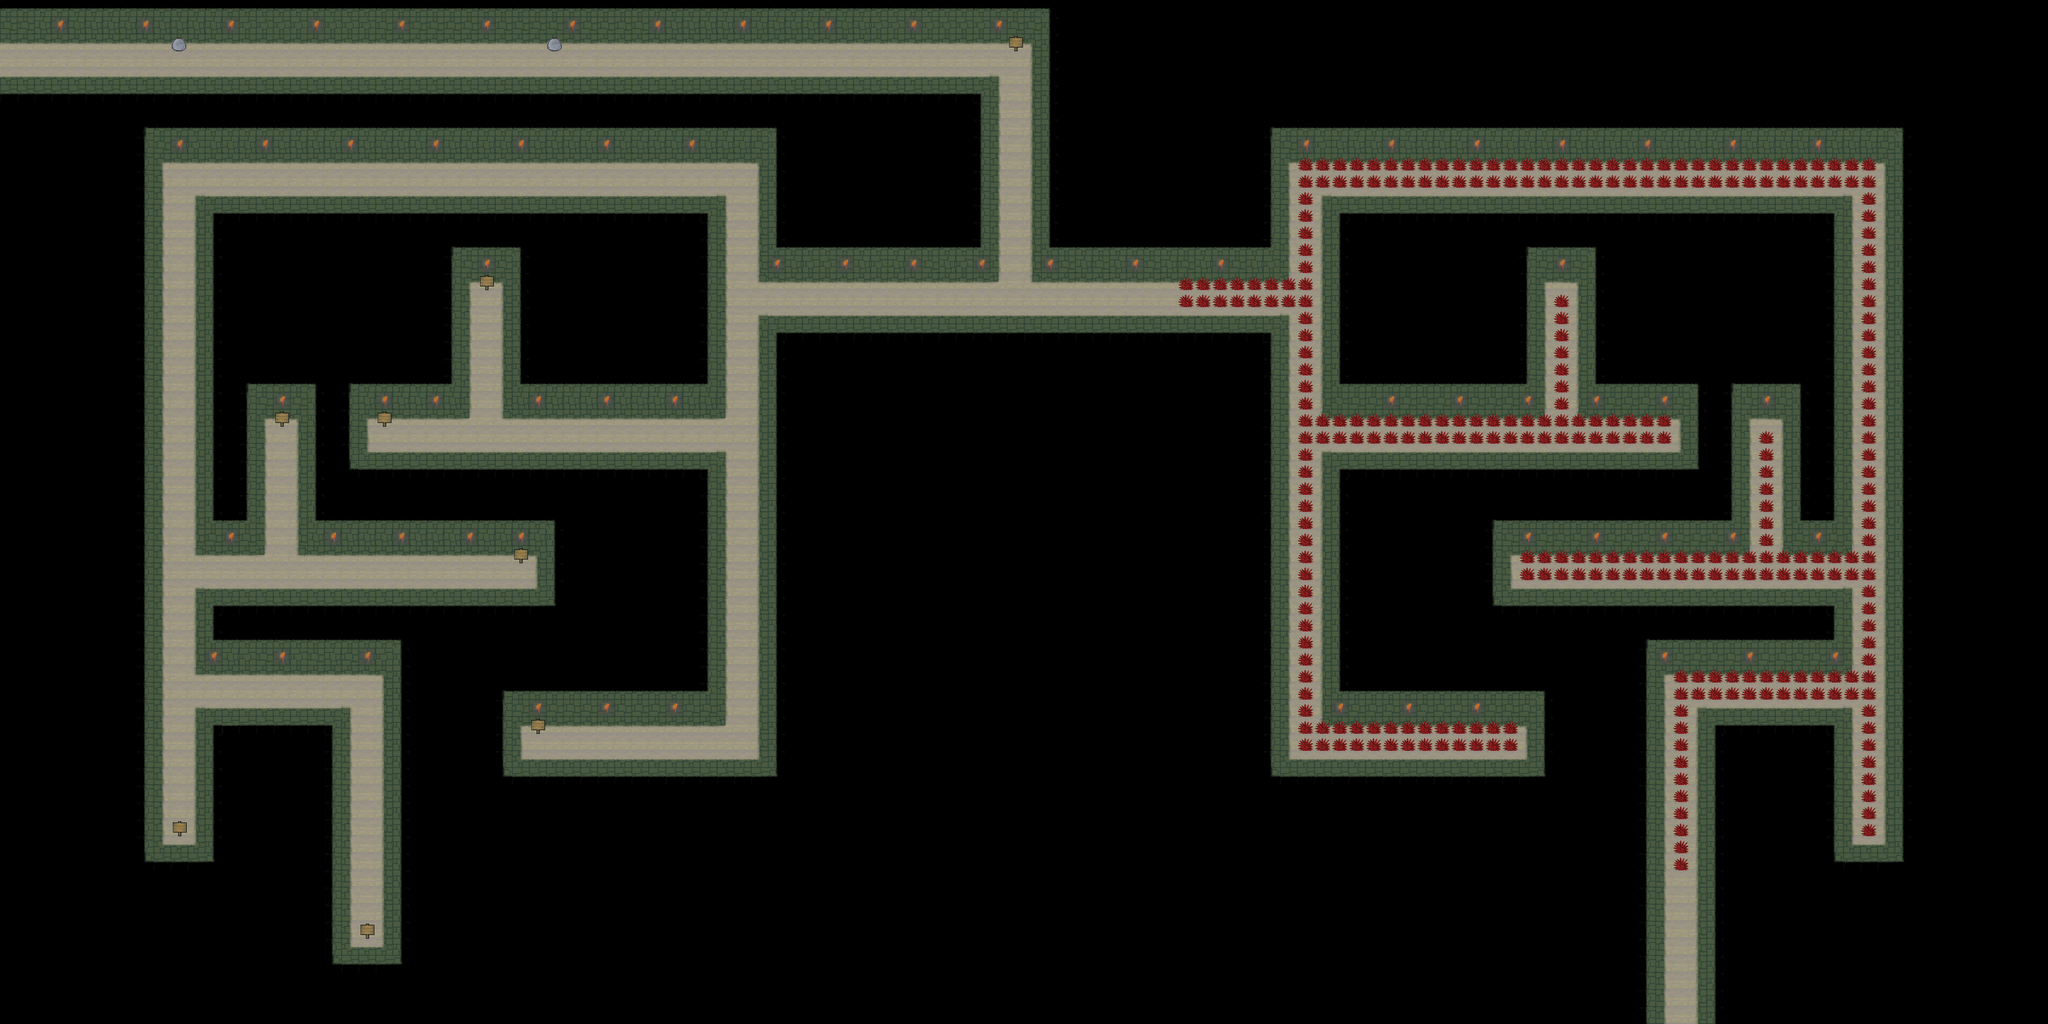

This is a level from a 2D game, rendered from its Tiled map with the project's own tilesets. A one-line summary and the map file follow, with tile-layer data summarised:
An orthogonal 120x60 tile map with 32x32 px tiles, 4 tile layers (Hintergrund, Hintergrund2, Dekoration, Vordergrund), 2 tilesets and 85 objects (10x Welt, Start).

<map version="1.0" orientation="orthogonal" renderorder="right-down" width="120" height="60" tilewidth="32" tileheight="32" nextobjectid="88">
 <tileset firstgid="1" source="../tilemap/cave.tsx" />
 <tileset firstgid="57" source="../tilemap/painful_decoration.tsx" />
 <layer name="Hintergrund" width="120" height="60">
  <data>[7200 cells, 2829 non-empty, 24 distinct tile ids]</data>
 </layer>
 <layer name="Hintergrund2" width="120" height="60">
  <data>[7200 cells, 391 non-empty, 5 distinct tile ids]</data>
 </layer>
 <layer name="Dekoration" width="120" height="60">
  <data>[7200 cells, 315 non-empty, 3 distinct tile ids]</data>
 </layer>
 <objectgroup name="Objekte">
  <object id="1" name="Spielerstart" type="Start" x="34" y="108.667" width="10" height="10">
   <ellipse />
  </object>
  <object id="74" name="Ausgang" type="Welt" x="3062" y="1870" width="180" height="70" />
  <object id="75" name="Schild" type="Welt" x="1879" y="88" width="50" height="48" />
  <object id="76" name="TotSchild1" type="Welt" x="895" y="534" width="34" height="49" />
  <object id="77" name="TotSchild2" type="Welt" x="701" y="787.5" width="34" height="49" />
  <object id="78" name="TotSchild3" type="Welt" x="510" y="782.5" width="34" height="49" />
  <object id="79" name="TotSchild4" type="Welt" x="957" y="1042.5" width="34" height="49" />
  <object id="80" name="TotSchild5" type="Welt" x="991" y="1364.5" width="34" height="49" />
  <object id="81" name="TotSchild6" type="Welt" x="313" y="1519.5" width="45" height="59" />
  <object id="82" name="LebenSchild" type="Welt" x="665.5" y="1709.5" width="45" height="59" />
  <object id="83" name="Seeigel" type="Welt" x="2206.06" y="281.818" width="1363.64" height="1351.52" />
 </objectgroup>
 <objectgroup name="Kollisionen">
  <object id="2" x="-1.33333" y="13.3333" width="1970.67" height="65.3333" />
  <object id="3" x="-2.66667" y="142.667" width="1874.67" height="36" />
  <object id="4" x="1932" y="65.3333" width="37.3333" height="465.333" />
  <object id="5" x="1836" y="174.667" width="37.3333" height="354.667" />
  <object id="6" x="1421.33" y="460" width="420" height="69.3333" />
  <object id="7" x="1424" y="238.667" width="33.3333" height="222.667" />
  <object id="8" x="268" y="236" width="1156" height="68" />
  <object id="9" x="269.333" y="301.333" width="34.6667" height="1312" />
  <object id="10" x="304" y="1582.67" width="94.6667" height="32" />
  <object id="11" x="368" y="1326.67" width="30.6667" height="256" />
  <object id="12" x="396" y="1328" width="260" height="30.6667" />
  <object id="13" x="620" y="1353.33" width="36" height="454.667" />
  <object id="14" x="650.667" y="1776" width="104" height="32" />
  <object id="15" x="720" y="1200" width="34.6667" height="577.333" />
  <object id="16" x="365.333" y="1196" width="358.667" height="69.3333" />
  <object id="17" x="366.667" y="1101.33" width="33.3333" height="101.333" />
  <object id="18" x="397.333" y="1101.33" width="641.333" height="34.6667" />
  <object id="19" x="1009.33" y="974.667" width="30.6667" height="129.333" />
  <object id="20" x="560" y="977.333" width="449.333" height="64" />
  <object id="21" x="557.333" y="720" width="34.6667" height="260" />
  <object id="22" x="464" y="717.333" width="96" height="66.6667" />
  <object id="23" x="464" y="778.667" width="30.6667" height="262.667" />
  <object id="24" x="368" y="974.667" width="97.3333" height="66.6667" />
  <object id="25" x="366.667" y="364" width="33.3333" height="614.667" />
  <object id="26" x="394.667" y="362.667" width="968" height="38.6667" />
  <object id="27" x="1326.67" y="397.333" width="33.3333" height="388" />
  <object id="28" x="654.667" y="720" width="226.667" height="62.6667" />
  <object id="29" x="845.333" y="460" width="34.6667" height="262.667" />
  <object id="30" x="877.333" y="457.333" width="97.3333" height="73.3333" />
  <object id="31" x="941.333" y="529.333" width="34.6667" height="253.333" />
  <object id="32" x="974.667" y="718.667" width="352" height="66.6667" />
  <object id="33" x="656" y="780" width="33.3333" height="98.6667" />
  <object id="34" x="689.333" y="842.667" width="672" height="37.3333" />
  <object id="35" x="1328" y="877.333" width="33.3333" height="478.667" />
  <object id="36" x="940" y="1292" width="389.333" height="65.3333" />
  <object id="37" x="942.667" y="1353.33" width="34.6667" height="98.6667" />
  <object id="38" x="976" y="1422.67" width="477.333" height="33.3333" />
  <object id="39" x="1422.67" y="588" width="34.6667" height="836" />
  <object id="40" x="1455" y="588" width="961" height="35" />
  <object id="41" x="1967" y="461" width="447" height="64" />
  <object id="42" x="2382" y="237" width="34" height="224" />
  <object id="43" x="2414" y="237" width="1152" height="67" />
  <object id="44" x="2486" y="365" width="987" height="36" />
  <object id="45" x="2483" y="398" width="28" height="386" />
  <object id="46" x="2509" y="716" width="388" height="70" />
  <object id="47" x="2861" y="461" width="35" height="256" />
  <object id="48" x="2892" y="460" width="99" height="69" />
  <object id="49" x="2959" y="522" width="33" height="260" />
  <object id="50" x="2994" y="718" width="189" height="65" />
  <object id="51" x="3150" y="781" width="32" height="99" />
  <object id="52" x="2477" y="846" width="677" height="34" />
  <object id="53" x="2380" y="616" width="36" height="840" />
  <object id="54" x="2412" y="1420" width="482.667" height="36" />
  <object id="55" x="2862.67" y="1292" width="29.3333" height="132" />
  <object id="56" x="2480" y="876" width="33.3333" height="481.333" />
  <object id="57" x="2506.67" y="1293.33" width="361.333" height="66.6667" />
  <object id="58" x="3441.33" y="397.333" width="29.3333" height="640" />
  <object id="59" x="2798.67" y="970.667" width="481.333" height="69.3333" />
  <object id="60" x="3246.67" y="716" width="32" height="258.667" />
  <object id="61" x="3274.67" y="714.667" width="100" height="70.6667" />
  <object id="62" x="3341.33" y="780" width="33.3333" height="260" />
  <object id="63" x="3373.33" y="976" width="70.6667" height="62.6667" />
  <object id="64" x="2800" y="1037.33" width="33.3333" height="98.6667" />
  <object id="65" x="2832" y="1098.67" width="641.333" height="38.6667" />
  <object id="66" x="3437.33" y="1132" width="33.3333" height="133.333" />
  <object id="67" x="3089.33" y="1196" width="350.667" height="68" />
  <object id="68" x="3084" y="1256" width="37.3333" height="665.333" />
  <object id="69" x="3181.33" y="1324" width="34.6667" height="600" />
  <object id="70" x="3212" y="1326.67" width="258.667" height="38.6667" />
  <object id="71" x="3438.67" y="1358.67" width="33.3333" height="254.667" />
  <object id="72" x="3466.67" y="1580" width="100" height="34.6667" />
  <object id="73" x="3534.67" y="296" width="30.6667" height="1293.33" />
  <object id="84" x="324" y="74.6667" width="20" height="22.6667" />
  <object id="85" x="1024" y="73.3333" width="29.3333" height="24" />
 </objectgroup>
 <layer name="Vordergrund" width="120" height="60">
  <data>[7200 cells, 0 non-empty, 0 distinct tile ids]</data>
 </layer>
</map>
